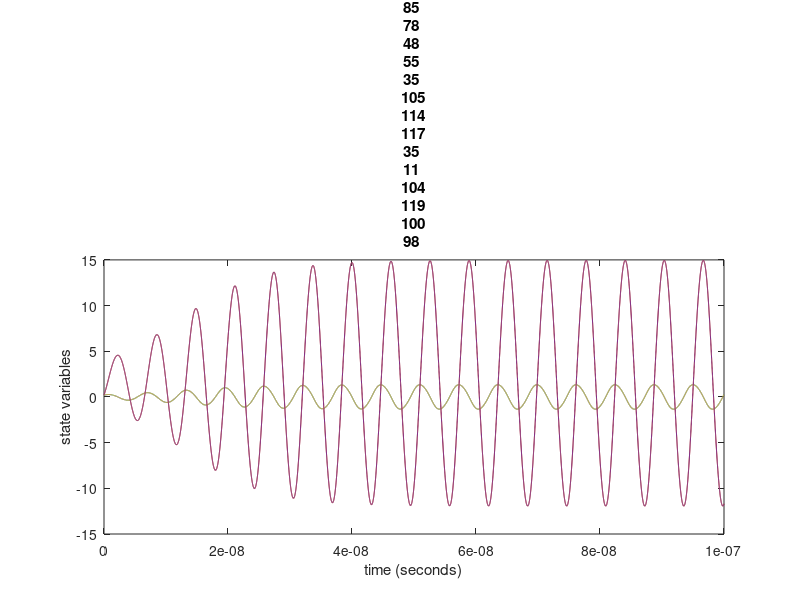

MATLAB code for this plot:
%RK-4 Method
clear
figure()

%declare parameters
delta_f = 100e6; %delta big omega - 100 MGhz
f_o = 1e9; % 1 Ghz for lowpass filter (center frequency?)
phi = -pi/4; 
tau = 1/delta_f; 


%declare variables 
t=0;
n_tau = 10; % # of taus
n_div = 1000; %divisions in 1 tau
Tmax = tau * n_tau; % max time in terms of taus 
h = tau/n_div;  %time step between 0 and 1, smaller more precise

tau_T = 50 * 1e-8; %the delay %NOTE: w/ e-7 (and below?) or e-14 (and above?), total overlap - delay has no effect
T_steps = [0, round(tau_T/h)]; % # of time steps in tau_T

%for plotting; need vectors not single points
t_vec = t : h : Tmax; %vector from t to tmax of step size h


%beta critical from eq 13,14
beta_cr = -(1 / (sin(2*phi)));
beta_1= 0.99*beta_cr;
beta_2= 1.01*beta_cr;
beta_3 = 3;

beta_vec = [beta_1, beta_2, beta_3];

beta_i = 3; % set which beta to use here

beta = beta_vec(beta_i);

for delay = T_steps

 i = 1;
 x= 0.2;
 y = 0.2;
 x_vec = zeros(1, length(t_vec)); %place holders for x values
 y_vec = zeros(1, length(t_vec)) ;

    for t = t_vec

x_vec(i) = x;
y_vec(i) = y;

if (i - delay > 0)
    x_delayed = x_vec(i - delay);
else
    x_delayed = x;
    end

%xdot
k_1x = delta_f *(-x - y + (beta) * (cos(x_delayed + phi))^2);

%ydot
k_1y =((f_o)^2 / delta_f) * x; 



k_2x = delta_f * (-(k_1x*0.5*h + x) - (k_1y*0.5*h + y) + (beta) * (cos(x_delayed + phi))^2);
k_2y = ((f_o)^2 / delta_f) * (k_1x*0.5*h + x); 


k_3x = delta_f * (-(k_2x*0.5*h + x) - (k_2y*0.5*h + y) + (beta) * (cos(x_delayed + phi))^2);
k_3y = ((f_o)^2 / delta_f) * (k_2x*0.5*h + x); 


k_4x = delta_f * (-(k_3x*h + x) - (k_3y*h + y) + (beta) * (cos(x_delayed + phi))^2);
k_4y = ((f_o)^2 / delta_f) * (k_3x*h + x); 


k_x =  (1/6) * (k_1x  + 2*k_2x + 2*k_3x + k_4x);
k_y = (1/6) * (k_1y + 2*k_2y + 2*k_3y + k_4y);


x= x + (h*k_x);
y = y + (h*k_y); 


i = i + 1;
end

%time-series plot
%%%%%%%%%%%%%%%%%%%%%%%%%%%%%%%%
plot(t_vec, x_vec)
hold on
plot(t_vec, y_vec)
xlabel("time (seconds)")
ylabel("state variables")
title("RK-4 for \beta_" + beta_i)

hold on
%%%%%%%%%%%%%%%%%%%%%%%%%%%%%

%plot state variables against each other - phase plot
%%%%%%%%%%%%%%%%%%%%%%%%%%%%%%
% plot(x_vec, y_vec)
% xlabel("x")
% ylabel("y")
% title("RK-4 for \beta_" + beta_i)
% hold on
%%%%%%%%%%%%%%%%%%%%%%%%%%%%%%

%3d plot
%%%%%%%%%%%%%%%%%%%%%%%%%%%%%%
% plot3(x_vec, y_vec, t_vec)
% zticklabels(t_vec * 1e9) 
% xlabel("x state variable")
% ylabel("y state variable")
% zlabel("time (nano seconds)")
% title("RK-4 for \beta_" + beta_i)
% hold on
%%%%%%%%%%%%%%%%%%%%%%%%%%%%%%

end

%legend("Non-Delayed", "Delayed") 